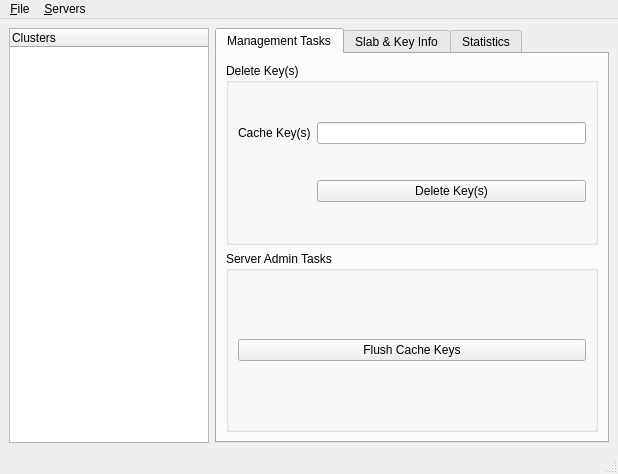
<ui version="4.0" >
 <class>MainWindow</class>
 <widget class="QMainWindow" name="MainWindow" >
  <property name="geometry" >
   <rect>
    <x>0</x>
    <y>0</y>
    <width>618</width>
    <height>474</height>
   </rect>
  </property>
  <property name="contextMenuPolicy" >
   <enum>Qt::CustomContextMenu</enum>
  </property>
  <property name="windowTitle" >
   <string>MainWindow</string>
  </property>
  <widget class="QWidget" name="centralwidget" >
   <layout class="QHBoxLayout" name="horizontalLayout" >
    <item>
     <widget class="QTreeWidget" name="treeCluster" >
      <property name="sizePolicy" >
       <sizepolicy vsizetype="Expanding" hsizetype="MinimumExpanding" >
        <horstretch>0</horstretch>
        <verstretch>0</verstretch>
       </sizepolicy>
      </property>
      <property name="minimumSize" >
       <size>
        <width>150</width>
        <height>0</height>
       </size>
      </property>
      <property name="maximumSize" >
       <size>
        <width>200</width>
        <height>16777215</height>
       </size>
      </property>
      <property name="contextMenuPolicy" >
       <enum>Qt::DefaultContextMenu</enum>
      </property>
      <column>
       <property name="text" >
        <string>Clusters</string>
       </property>
      </column>
     </widget>
    </item>
    <item>
     <widget class="QTabWidget" name="tabsMain" >
      <property name="minimumSize" >
       <size>
        <width>325</width>
        <height>0</height>
       </size>
      </property>
      <property name="toolTip" >
       <string/>
      </property>
      <property name="currentIndex" >
       <number>0</number>
      </property>
      <widget class="QWidget" name="MTasks" >
       <attribute name="title" >
        <string>Management Tasks</string>
       </attribute>
       <attribute name="toolTip" >
        <string>Cluster Management Tasks</string>
       </attribute>
       <layout class="QVBoxLayout" name="verticalLayout_2" >
        <item>
         <widget class="QGroupBox" name="gbClearKey" >
          <property name="title" >
           <string>Delete Key(s)</string>
          </property>
          <property name="flat" >
           <bool>false</bool>
          </property>
          <layout class="QGridLayout" name="gridLayout_2" >
           <item row="0" column="0" >
            <widget class="QLabel" name="lblCacheKeys" >
             <property name="text" >
              <string>Cache Key(s)</string>
             </property>
            </widget>
           </item>
           <item row="0" column="1" >
            <widget class="QLineEdit" name="txtCacheKeys" >
             <property name="toolTip" >
              <string>Seperate Keys with ';'</string>
             </property>
            </widget>
           </item>
           <item row="1" column="1" >
            <widget class="QPushButton" name="btnCacheKeys" >
             <property name="text" >
              <string>Delete Key(s)</string>
             </property>
            </widget>
           </item>
          </layout>
         </widget>
        </item>
        <item>
         <widget class="QGroupBox" name="gbTasks" >
          <property name="title" >
           <string>Server Admin Tasks</string>
          </property>
          <layout class="QGridLayout" name="gridLayout" >
           <item row="0" column="0" >
            <widget class="QPushButton" name="btnFlushCache" >
             <property name="toolTip" >
              <string>Flush Keys from All Servers in Cluster</string>
             </property>
             <property name="text" >
              <string>Flush Cache Keys</string>
             </property>
            </widget>
           </item>
          </layout>
         </widget>
        </item>
       </layout>
      </widget>
      <widget class="QWidget" name="SKInfo" >
       <attribute name="title" >
        <string>Slab &amp;&amp; Key Info</string>
       </attribute>
       <attribute name="toolTip" >
        <string>Slabs, Keys, &amp; Values</string>
       </attribute>
      </widget>
      <widget class="QWidget" name="Stats" >
       <attribute name="title" >
        <string>Statistics</string>
       </attribute>
       <layout class="QVBoxLayout" name="verticalLayout_4" >
        <item>
         <widget class="QTabWidget" name="tabsStats" >
          <property name="currentIndex" >
           <number>0</number>
          </property>
          <widget class="QWidget" name="CacheInfo" >
           <attribute name="title" >
            <string>Cache Info</string>
           </attribute>
           <layout class="QHBoxLayout" name="horizontalLayout_4" >
            <item>
             <widget class="QScrollArea" name="scrollArea_2" >
              <property name="frameShape" >
               <enum>QFrame::NoFrame</enum>
              </property>
              <property name="frameShadow" >
               <enum>QFrame::Sunken</enum>
              </property>
              <property name="widgetResizable" >
               <bool>true</bool>
              </property>
              <widget class="QWidget" name="scrollAreaWidgetContents_2" >
               <property name="geometry" >
                <rect>
                 <x>0</x>
                 <y>0</y>
                 <width>335</width>
                 <height>452</height>
                </rect>
               </property>
               <layout class="QVBoxLayout" name="verticalLayout_3" >
                <item>
                 <widget class="QGroupBox" name="gbTotals" >
                  <property name="title" >
                   <string>Totals</string>
                  </property>
                  <layout class="QGridLayout" name="gridLayout_3" >
                   <item row="1" column="0" >
                    <widget class="QLabel" name="lblCurrentItemsTxt" >
                     <property name="text" >
                      <string>Current Items:</string>
                     </property>
                    </widget>
                   </item>
                   <item row="1" column="1" >
                    <widget class="QLabel" name="lblCurrentItems" >
                     <property name="text" >
                      <string>n/a</string>
                     </property>
                    </widget>
                   </item>
                   <item row="4" column="0" >
                    <widget class="QLabel" name="lblHitsTxt" >
                     <property name="text" >
                      <string>Hits:</string>
                     </property>
                    </widget>
                   </item>
                   <item row="4" column="1" >
                    <widget class="QLabel" name="lblHits" >
                     <property name="text" >
                      <string>n/a</string>
                     </property>
                    </widget>
                   </item>
                   <item row="5" column="0" >
                    <widget class="QLabel" name="lblMissesTxt" >
                     <property name="text" >
                      <string>Misses:</string>
                     </property>
                    </widget>
                   </item>
                   <item row="5" column="1" >
                    <widget class="QLabel" name="lblMisses" >
                     <property name="text" >
                      <string>n/a</string>
                     </property>
                    </widget>
                   </item>
                   <item row="9" column="0" >
                    <widget class="QLabel" name="lblFreeTxt" >
                     <property name="text" >
                      <string>Free Space:</string>
                     </property>
                    </widget>
                   </item>
                   <item row="9" column="1" >
                    <widget class="QLabel" name="lblFree" >
                     <property name="text" >
                      <string>n/a</string>
                     </property>
                    </widget>
                   </item>
                   <item row="10" column="0" >
                    <widget class="QLabel" name="lblUsedTxt" >
                     <property name="text" >
                      <string>Used Space:</string>
                     </property>
                    </widget>
                   </item>
                   <item row="10" column="1" >
                    <widget class="QLabel" name="lblUsed" >
                     <property name="text" >
                      <string>n/a</string>
                     </property>
                    </widget>
                   </item>
                   <item row="0" column="0" >
                    <widget class="QLabel" name="lblItemsTxt" >
                     <property name="text" >
                      <string>All Time Items:</string>
                     </property>
                    </widget>
                   </item>
                   <item row="0" column="1" >
                    <widget class="QLabel" name="lblItems" >
                     <property name="text" >
                      <string>n/a</string>
                     </property>
                    </widget>
                   </item>
                   <item row="2" column="0" >
                    <widget class="QLabel" name="lblConnectionsTxt" >
                     <property name="text" >
                      <string>All Time Connections:</string>
                     </property>
                    </widget>
                   </item>
                   <item row="2" column="1" >
                    <widget class="QLabel" name="lblConnections" >
                     <property name="text" >
                      <string>n/a</string>
                     </property>
                    </widget>
                   </item>
                   <item row="3" column="0" >
                    <widget class="QLabel" name="lblCurrentConnectionsTxt" >
                     <property name="frameShape" >
                      <enum>QFrame::NoFrame</enum>
                     </property>
                     <property name="text" >
                      <string>Current Connections:</string>
                     </property>
                    </widget>
                   </item>
                   <item row="3" column="1" >
                    <widget class="QLabel" name="lblCurrentConnections" >
                     <property name="text" >
                      <string>n/a</string>
                     </property>
                    </widget>
                   </item>
                   <item row="6" column="0" >
                    <widget class="QLabel" name="lblGetsTxt" >
                     <property name="text" >
                      <string>Gets:</string>
                     </property>
                    </widget>
                   </item>
                   <item row="6" column="1" >
                    <widget class="QLabel" name="lblGets" >
                     <property name="text" >
                      <string>n/a</string>
                     </property>
                    </widget>
                   </item>
                   <item row="7" column="0" >
                    <widget class="QLabel" name="lblSetsTxt" >
                     <property name="text" >
                      <string>Sets:</string>
                     </property>
                    </widget>
                   </item>
                   <item row="7" column="1" >
                    <widget class="QLabel" name="lblSets" >
                     <property name="text" >
                      <string>n/a</string>
                     </property>
                    </widget>
                   </item>
                   <item row="8" column="0" >
                    <widget class="QLabel" name="lblSpaceTxt" >
                     <property name="text" >
                      <string>Space:</string>
                     </property>
                    </widget>
                   </item>
                   <item row="8" column="1" >
                    <widget class="QLabel" name="lblSpace" >
                     <property name="text" >
                      <string>n/a</string>
                     </property>
                    </widget>
                   </item>
                  </layout>
                 </widget>
                </item>
                <item>
                 <widget class="QGroupBox" name="gbRates" >
                  <property name="title" >
                   <string>Cache Rates</string>
                  </property>
                  <layout class="QGridLayout" name="gridLayout_4" >
                   <item row="0" column="0" >
                    <widget class="QLabel" name="lblRequestRateTxt" >
                     <property name="text" >
                      <string>Request Rate:</string>
                     </property>
                    </widget>
                   </item>
                   <item row="0" column="1" >
                    <widget class="QLabel" name="lblRequestRate" >
                     <property name="text" >
                      <string>n/a</string>
                     </property>
                    </widget>
                   </item>
                   <item row="1" column="0" >
                    <widget class="QLabel" name="lblHitRateTxt" >
                     <property name="text" >
                      <string>Hit Rate:</string>
                     </property>
                    </widget>
                   </item>
                   <item row="1" column="1" >
                    <widget class="QLabel" name="lblHitRate" >
                     <property name="text" >
                      <string>n/a</string>
                     </property>
                    </widget>
                   </item>
                   <item row="2" column="0" >
                    <widget class="QLabel" name="lblMissRateTxt" >
                     <property name="text" >
                      <string>Miss Rate:</string>
                     </property>
                    </widget>
                   </item>
                   <item row="2" column="1" >
                    <widget class="QLabel" name="lblMissRate" >
                     <property name="text" >
                      <string>n/a</string>
                     </property>
                    </widget>
                   </item>
                   <item row="3" column="0" >
                    <widget class="QLabel" name="lblSetRateTxt" >
                     <property name="text" >
                      <string>Set Rate:</string>
                     </property>
                    </widget>
                   </item>
                   <item row="3" column="1" >
                    <widget class="QLabel" name="lblSetRate" >
                     <property name="text" >
                      <string>n/a</string>
                     </property>
                    </widget>
                   </item>
                  </layout>
                 </widget>
                </item>
               </layout>
              </widget>
             </widget>
            </item>
           </layout>
          </widget>
          <widget class="QWidget" name="Diagrams" >
           <attribute name="title" >
            <string>Diagrams</string>
           </attribute>
           <layout class="QHBoxLayout" name="horizontalLayout_3" >
            <item>
             <widget class="QScrollArea" name="scrollArea" >
              <property name="frameShape" >
               <enum>QFrame::NoFrame</enum>
              </property>
              <property name="widgetResizable" >
               <bool>true</bool>
              </property>
              <widget class="QWidget" name="scrollAreaWidgetContents" >
               <property name="geometry" >
                <rect>
                 <x>0</x>
                 <y>0</y>
                 <width>350</width>
                 <height>279</height>
                </rect>
               </property>
               <layout class="QVBoxLayout" name="verticalLayout" >
                <item>
                 <widget class="QLabel" name="lblCacheUsageGraph" >
                  <property name="text" >
                   <string>n/a</string>
                  </property>
                 </widget>
                </item>
                <item>
                 <widget class="QLabel" name="lblHitsMissesGraph" >
                  <property name="text" >
                   <string>n/a</string>
                  </property>
                 </widget>
                </item>
               </layout>
              </widget>
             </widget>
            </item>
           </layout>
          </widget>
          <widget class="QWidget" name="ServerInfo" >
           <attribute name="title" >
            <string>Server Information</string>
           </attribute>
          </widget>
         </widget>
        </item>
        <item>
         <layout class="QHBoxLayout" name="horizontalLayout_2" >
          <item>
           <widget class="QPushButton" name="btnRefresh" >
            <property name="text" >
             <string>Refresh Stats</string>
            </property>
           </widget>
          </item>
          <item>
           <widget class="QPushButton" name="btnWatch" >
            <property name="text" >
             <string>Watch Live Stats</string>
            </property>
           </widget>
          </item>
         </layout>
        </item>
       </layout>
      </widget>
     </widget>
    </item>
   </layout>
  </widget>
  <widget class="QMenuBar" name="menubar" >
   <property name="geometry" >
    <rect>
     <x>0</x>
     <y>0</y>
     <width>618</width>
     <height>26</height>
    </rect>
   </property>
   <widget class="QMenu" name="menuFile" >
    <property name="title" >
     <string>&amp;File</string>
    </property>
    <addaction name="actionSave" />
    <addaction name="actionQuit" />
   </widget>
   <widget class="QMenu" name="menu_Servers" >
    <property name="title" >
     <string>&amp;Servers</string>
    </property>
    <addaction name="actionAddServer" />
    <addaction name="actionAddCluster" />
    <addaction name="separator" />
   </widget>
   <addaction name="menuFile" />
   <addaction name="menu_Servers" />
  </widget>
  <widget class="QStatusBar" name="statusbar" />
  <action name="actionAddServer" >
   <property name="text" >
    <string>&amp;Add Server</string>
   </property>
  </action>
  <action name="actionSave" >
   <property name="text" >
    <string>Sa&amp;ve</string>
   </property>
  </action>
  <action name="actionQuit" >
   <property name="text" >
    <string>&amp;Quit</string>
   </property>
  </action>
  <action name="actionAddCluster" >
   <property name="text" >
    <string>Add &amp;Cluster</string>
   </property>
  </action>
  <action name="actionTest_Sub_Item" >
   <property name="text" >
    <string>Test Sub Item</string>
   </property>
  </action>
 </widget>
 <resources/>
 <connections>
  <connection>
   <sender>actionQuit</sender>
   <signal>activated()</signal>
   <receiver>MainWindow</receiver>
   <slot>close()</slot>
   <hints>
    <hint type="sourcelabel" >
     <x>-1</x>
     <y>-1</y>
    </hint>
    <hint type="destinationlabel" >
     <x>295</x>
     <y>212</y>
    </hint>
   </hints>
  </connection>
 </connections>
</ui>
